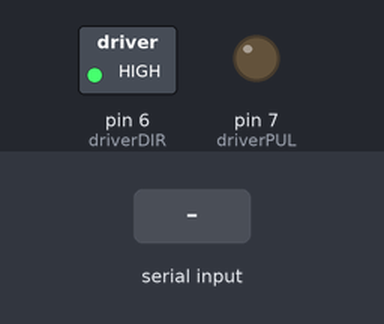
A sketch run on a simulated Arduino Uno, built with avr-gcc and run on an emulated ATmega328P. Parts: switched loads named in the sketch (green lamp = pin HIGH), output pins drawn as LEDs (lit = HIGH). Dashed ring = blinking. The inputs (shaded band) are chosen by the test bench.

Above: at 1.2 s.
1.3 s: "4" received over Serial
At 2.66 s:
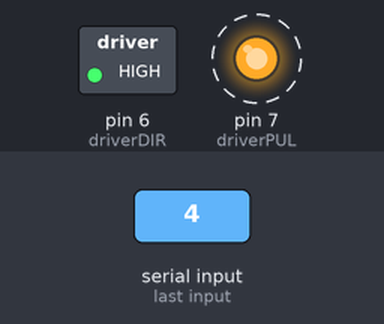
Timing chart, 0 to 10.3 s (numbered marks = the images above; inputs shaded):
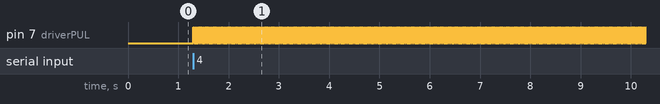

Measured:
- after the input at 1.3 s, pin 7 (driverPUL): alternates HIGH for 0.02 s and LOW for 0.02 s, starting at once

The sketch:

TEST.ino
```cpp
int driverPUL = 7;    // PUL- pin
int driverDIR = 6;    // DIR- pin
int delayspeed = 16000;

// Variables
boolean setdir = HIGH; // Set Direction

// Interrupt Handler
void revmotor (){
  setdir = !setdir;
}


void setup() {
  Serial.begin(9600);
  pinMode (driverPUL, OUTPUT);
  pinMode (driverDIR, OUTPUT);
  digitalWrite(driverDIR,setdir);
}

void loop() {
  if(Serial.available() > 0){
    char input = Serial.read();

    if(input == '1'){
      delayspeed = 101;
    }else if(input == '2'){
      delayspeed = 5000;
    }else if(input == '3'){
      delayspeed = 10000;
    }else if(input == '4'){
      for(int i = 0; i < 400; i++){
        digitalWrite(driverPUL,HIGH);
        delayMicroseconds(delayspeed);
        digitalWrite(driverPUL,LOW);
        delayMicroseconds(delayspeed);
      }
    }
  }
}
```
